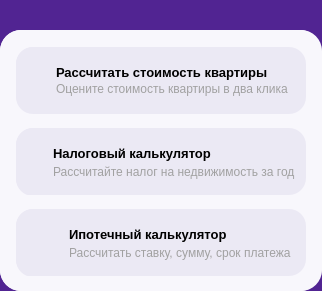
     <widget class="QWidget" name="widget_14" native="true">
      <property name="geometry">
       <rect>
        <x>19</x>
        <y>145</y>
        <width>322</width>
        <height>291</height>
       </rect>
      </property>
      <property name="styleSheet">
       <string notr="true">background-color: rgb(81, 36, 146);
border: none;
border-radius: 21px;
</string>
      </property>
      <widget class="QWidget" name="widget" native="true">
       <property name="geometry">
        <rect>
         <x>0</x>
         <y>30</y>
         <width>322</width>
         <height>261</height>
        </rect>
       </property>
       <property name="minimumSize">
        <size>
         <width>310</width>
         <height>182</height>
        </size>
       </property>
       <property name="maximumSize">
        <size>
         <width>335</width>
         <height>400</height>
        </size>
       </property>
       <property name="styleSheet">
        <string notr="true">background-color: rgb(248, 247, 252);
border: none;
border-radius: 21px;
</string>
       </property>
       <widget class="QWidget" name="layoutWidget_54">
        <property name="geometry">
         <rect>
          <x>0</x>
          <y>0</y>
          <width>321</width>
          <height>261</height>
         </rect>
        </property>
        <layout class="QVBoxLayout" name="verticalLayout_4">
         <property name="spacing">
          <number>0</number>
         </property>
         <property name="leftMargin">
          <number>16</number>
         </property>
         <property name="topMargin">
          <number>3</number>
         </property>
         <property name="bottomMargin">
          <number>0</number>
         </property>
         <item>
          <widget class="QFrame" name="calculation">
           <property name="minimumSize">
            <size>
             <width>0</width>
             <height>67</height>
            </size>
           </property>
           <property name="maximumSize">
            <size>
             <width>290</width>
             <height>67</height>
            </size>
           </property>
           <property name="styleSheet">
            <string notr="true">background-color: rgb(235, 233, 244);
border: none;
border-radius: 17px;</string>
           </property>
           <property name="frameShape">
            <enum>QFrame::StyledPanel</enum>
           </property>
           <property name="frameShadow">
            <enum>QFrame::Raised</enum>
           </property>
           <widget class="QPushButton" name="pushButton">
            <property name="geometry">
             <rect>
              <x>0</x>
              <y>0</y>
              <width>290</width>
              <height>67</height>
             </rect>
            </property>
            <property name="minimumSize">
             <size>
              <width>290</width>
              <height>67</height>
             </size>
            </property>
            <property name="maximumSize">
             <size>
              <width>290</width>
              <height>67</height>
             </size>
            </property>
            <property name="styleSheet">
             <string notr="true">QPushButton {
background-color: rgba(255, 255, 255, 0);
border-radius: 17px;
}

QPushButton:pressed {
background-color: rgba(0, 0, 0, 7)
}</string>
            </property>
            <property name="text">
             <string/>
            </property>
           </widget>
           <widget class="QWidget" name="layoutWidget_55">
            <property name="geometry">
             <rect>
              <x>0</x>
              <y>0</y>
              <width>272</width>
              <height>65</height>
             </rect>
            </property>
            <layout class="QHBoxLayout" name="horizontalLayout_3">
             <property name="leftMargin">
              <number>11</number>
             </property>
             <property name="topMargin">
              <number>5</number>
             </property>
             <property name="bottomMargin">
              <number>0</number>
             </property>
             <item>
              <widget class="QLabel" name="label_3">
               <property name="maximumSize">
                <size>
                 <width>36</width>
                 <height>36</height>
                </size>
               </property>
               <property name="styleSheet">
                <string notr="true"/>
               </property>
               <property name="text">
                <string/>
               </property>
               <property name="pixmap">
                <pixmap>E:/4-2/Icons/icon _receipt_tax_ 2.png</pixmap>
               </property>
               <property name="scaledContents">
                <bool>true</bool>
               </property>
              </widget>
             </item>
             <item>
              <layout class="QVBoxLayout" name="verticalLayout_6">
               <property name="spacing">
                <number>0</number>
               </property>
               <property name="topMargin">
                <number>12</number>
               </property>
               <property name="bottomMargin">
                <number>15</number>
               </property>
               <item>
                <widget class="QLabel" name="label_5">
                 <property name="font">
                  <font>
                   <pointsize>10</pointsize>
                   <weight>75</weight>
                   <bold>true</bold>
                  </font>
                 </property>
                 <property name="styleSheet">
                  <string notr="true"/>
                 </property>
                 <property name="frameShadow">
                  <enum>QFrame::Raised</enum>
                 </property>
                 <property name="text">
                  <string>&lt;html&gt;&lt;head/&gt;&lt;body&gt;&lt;p&gt;Рассчитать стоимость квартиры&lt;/p&gt;&lt;/body&gt;&lt;/html&gt;</string>
                 </property>
                </widget>
               </item>
               <item>
                <widget class="QLabel" name="label_6">
                 <property name="styleSheet">
                  <string notr="true"/>
                 </property>
                 <property name="text">
                  <string>&lt;html&gt;&lt;head/&gt;&lt;body&gt;&lt;p&gt;&lt;span style=&quot; color:#a1a1a1;&quot;&gt;Оцените стоимость квартиры в два клика&lt;/span&gt;&lt;/p&gt;&lt;/body&gt;&lt;/html&gt;</string>
                 </property>
                </widget>
               </item>
              </layout>
             </item>
            </layout>
           </widget>
           <zorder>layoutWidget_55</zorder>
           <zorder>pushButton</zorder>
          </widget>
         </item>
         <item>
          <widget class="QFrame" name="tax">
           <property name="minimumSize">
            <size>
             <width>0</width>
             <height>67</height>
            </size>
           </property>
           <property name="maximumSize">
            <size>
             <width>290</width>
             <height>67</height>
            </size>
           </property>
           <property name="sizeIncrement">
            <size>
             <width>290</width>
             <height>67</height>
            </size>
           </property>
           <property name="baseSize">
            <size>
             <width>290</width>
             <height>67</height>
            </size>
           </property>
           <property name="styleSheet">
            <string notr="true">background-color: rgb(235, 233, 244);
border: none;
border-radius: 17px;</string>
           </property>
           <property name="frameShape">
            <enum>QFrame::StyledPanel</enum>
           </property>
           <property name="frameShadow">
            <enum>QFrame::Raised</enum>
           </property>
           <widget class="QPushButton" name="pushButton_4">
            <property name="geometry">
             <rect>
              <x>0</x>
              <y>0</y>
              <width>290</width>
              <height>67</height>
             </rect>
            </property>
            <property name="minimumSize">
             <size>
              <width>290</width>
              <height>67</height>
             </size>
            </property>
            <property name="maximumSize">
             <size>
              <width>290</width>
              <height>67</height>
             </size>
            </property>
            <property name="styleSheet">
             <string notr="true">QPushButton {
background-color: rgba(255, 255, 255, 0);
border-radius: 17px;
}

QPushButton:pressed {
background-color: rgba(0, 0, 0, 7)
}</string>
            </property>
            <property name="text">
             <string/>
            </property>
           </widget>
           <widget class="QWidget" name="layoutWidget_56">
            <property name="geometry">
             <rect>
              <x>0</x>
              <y>0</y>
              <width>279</width>
              <height>68</height>
             </rect>
            </property>
            <layout class="QHBoxLayout" name="horizontalLayout_4">
             <property name="leftMargin">
              <number>11</number>
             </property>
             <property name="topMargin">
              <number>5</number>
             </property>
             <property name="bottomMargin">
              <number>0</number>
             </property>
             <item>
              <widget class="QLabel" name="label_4">
               <property name="maximumSize">
                <size>
                 <width>36</width>
                 <height>36</height>
                </size>
               </property>
               <property name="styleSheet">
                <string notr="true"/>
               </property>
               <property name="text">
                <string/>
               </property>
               <property name="pixmap">
                <pixmap>E:/4-2/Icons/icon_receipt_tax_.png</pixmap>
               </property>
               <property name="scaledContents">
                <bool>true</bool>
               </property>
              </widget>
             </item>
             <item>
              <layout class="QVBoxLayout" name="verticalLayout_7">
               <property name="spacing">
                <number>0</number>
               </property>
               <property name="topMargin">
                <number>12</number>
               </property>
               <property name="bottomMargin">
                <number>15</number>
               </property>
               <item>
                <widget class="QLabel" name="label_7">
                 <property name="font">
                  <font>
                   <pointsize>10</pointsize>
                   <weight>75</weight>
                   <bold>true</bold>
                  </font>
                 </property>
                 <property name="styleSheet">
                  <string notr="true"/>
                 </property>
                 <property name="frameShadow">
                  <enum>QFrame::Raised</enum>
                 </property>
                 <property name="text">
                  <string>&lt;html&gt;&lt;head/&gt;&lt;body&gt;&lt;p&gt;Налоговый калькулятор&lt;/p&gt;&lt;/body&gt;&lt;/html&gt;</string>
                 </property>
                </widget>
               </item>
               <item>
                <widget class="QLabel" name="label_8">
                 <property name="styleSheet">
                  <string notr="true"/>
                 </property>
                 <property name="text">
                  <string>&lt;html&gt;&lt;head/&gt;&lt;body&gt;&lt;p&gt;&lt;span style=&quot; color:#a1a1a1;&quot;&gt;Рассчитайте налог на недвижимость за год&lt;/span&gt;&lt;/p&gt;&lt;/body&gt;&lt;/html&gt;</string>
                 </property>
                </widget>
               </item>
              </layout>
             </item>
            </layout>
           </widget>
           <zorder>layoutWidget_56</zorder>
           <zorder>pushButton_4</zorder>
          </widget>
         </item>
         <item>
          <widget class="QFrame" name="tax_2">
           <property name="minimumSize">
            <size>
             <width>0</width>
             <height>67</height>
            </size>
           </property>
           <property name="maximumSize">
            <size>
             <width>290</width>
             <height>67</height>
            </size>
           </property>
           <property name="sizeIncrement">
            <size>
             <width>290</width>
             <height>67</height>
            </size>
           </property>
           <property name="baseSize">
            <size>
             <width>290</width>
             <height>67</height>
            </size>
           </property>
           <property name="styleSheet">
            <string notr="true">background-color: rgb(235, 233, 244);
border: none;
border-radius: 17px;</string>
           </property>
           <property name="frameShape">
            <enum>QFrame::StyledPanel</enum>
           </property>
           <property name="frameShadow">
            <enum>QFrame::Raised</enum>
           </property>
           <widget class="QPushButton" name="pushButton_7">
            <property name="geometry">
             <rect>
              <x>0</x>
              <y>0</y>
              <width>290</width>
              <height>67</height>
             </rect>
            </property>
            <property name="minimumSize">
             <size>
              <width>290</width>
              <height>67</height>
             </size>
            </property>
            <property name="maximumSize">
             <size>
              <width>290</width>
              <height>67</height>
             </size>
            </property>
            <property name="styleSheet">
             <string notr="true">QPushButton {
background-color: rgba(255, 255, 255, 0);
border-radius: 17px;
}

QPushButton:pressed {
background-color: rgba(0, 0, 0, 7)
}</string>
            </property>
            <property name="text">
             <string/>
            </property>
           </widget>
           <widget class="QWidget" name="layoutWidget_58">
            <property name="geometry">
             <rect>
              <x>0</x>
              <y>0</y>
              <width>279</width>
              <height>68</height>
             </rect>
            </property>
            <layout class="QHBoxLayout" name="horizontalLayout_52">
             <property name="leftMargin">
              <number>11</number>
             </property>
             <property name="topMargin">
              <number>5</number>
             </property>
             <property name="bottomMargin">
              <number>0</number>
             </property>
             <item>
              <widget class="QLabel" name="label_13">
               <property name="maximumSize">
                <size>
                 <width>36</width>
                 <height>36</height>
                </size>
               </property>
               <property name="styleSheet">
                <string notr="true"/>
               </property>
               <property name="text">
                <string/>
               </property>
               <property name="pixmap">
                <pixmap>E:/4-2/Icons/Debt.png</pixmap>
               </property>
               <property name="scaledContents">
                <bool>true</bool>
               </property>
              </widget>
             </item>
             <item>
              <layout class="QVBoxLayout" name="verticalLayout_10">
               <property name="spacing">
                <number>0</number>
               </property>
               <property name="topMargin">
                <number>12</number>
               </property>
               <property name="bottomMargin">
                <number>15</number>
               </property>
               <item>
                <widget class="QLabel" name="label_14">
                 <property name="font">
                  <font>
                   <pointsize>10</pointsize>
                   <weight>75</weight>
                   <bold>true</bold>
                  </font>
                 </property>
                 <property name="styleSheet">
                  <string notr="true"/>
                 </property>
                 <property name="frameShadow">
                  <enum>QFrame::Raised</enum>
                 </property>
                 <property name="text">
                  <string>&lt;html&gt;&lt;head/&gt;&lt;body&gt;&lt;p&gt;Ипотечный калькулятор&lt;/p&gt;&lt;/body&gt;&lt;/html&gt;</string>
                 </property>
                </widget>
               </item>
               <item>
                <widget class="QLabel" name="label_82">
                 <property name="styleSheet">
                  <string notr="true"/>
                 </property>
                 <property name="text">
                  <string>&lt;html&gt;&lt;head/&gt;&lt;body&gt;&lt;p&gt;&lt;span style=&quot; color:#a1a1a1;&quot;&gt;Рассчитать ставку, сумму, срок платежа&lt;/span&gt;&lt;/p&gt;&lt;/body&gt;&lt;/html&gt;</string>
                 </property>
                </widget>
               </item>
              </layout>
             </item>
            </layout>
           </widget>
           <zorder>layoutWidget_58</zorder>
           <zorder>pushButton_7</zorder>
          </widget>
         </item>
        </layout>
       </widget>
      </widget>
     </widget>
